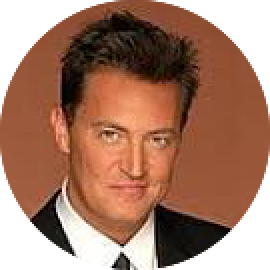
#> input picture chandler.png, 135 x 135 px (shown 2 times larger)
$ python dvfinal.py
#> lines starting #> are read from the running program, lines starting #| are printed output that depends on the picture
#Chandler=1 Joey=2 Monica=3 Phoebe=4 Rachel=5 Ross=6

import pandas as pd
import collections
import matplotlib.pyplot as plt
import networkx as graph
import holoviews as hv
import matplotlib.image as mpimg
from matplotlib.widgets import Slider, Button, RadioButtons

chandler = plt.imread('chandler.png')
#> chandler is the input picture: shape (135, 135, 4) float32; mean R, G, B, A 0.446, 0.279, 0.201, 0.789
joey = plt.imread('joey.png')
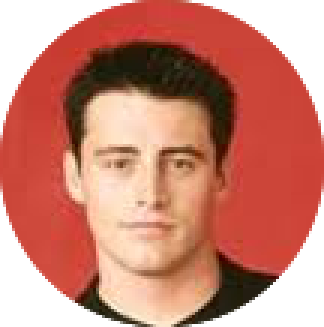
#> input picture joey.png, 108 x 109 px (shown 3 times larger)
#> joey is the input picture: shape (109, 108, 4) float32; mean R, G, B, A 0.586, 0.308, 0.246, 0.79
monica = plt.imread('monica.png')
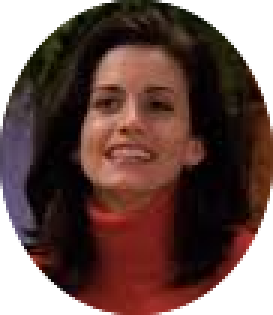
#> input picture monica.png, 91 x 105 px (shown 3 times larger)
#> monica is the input picture: shape (105, 91, 4) float32; mean R, G, B, A 0.218, 0.117, 0.0973, 0.791
phoebe = plt.imread('phoebe.png')
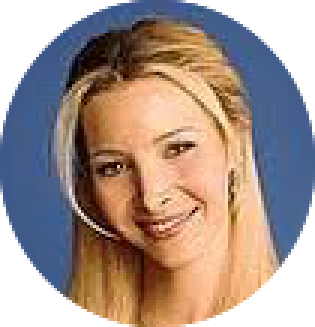
#> input picture phoebe.png, 105 x 109 px (shown 3 times larger)
#> phoebe is the input picture: shape (109, 105, 4) float32; mean R, G, B, A 0.45, 0.377, 0.346, 0.79
rachel = plt.imread('rachel.png')
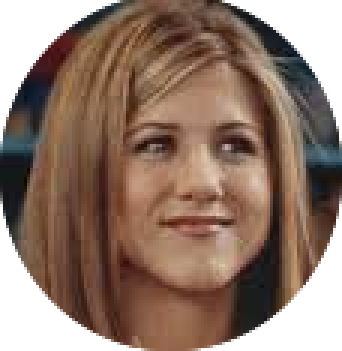
#> input picture rachel.png, 114 x 117 px (shown 3 times larger)
#> rachel is the input picture: shape (117, 114, 4) float32; mean R, G, B, A 0.371, 0.277, 0.224, 0.8
ross = plt.imread('ross.png')
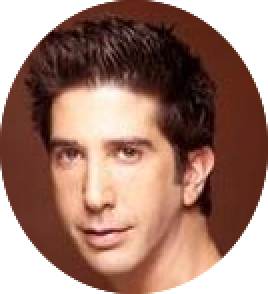
#> input picture ross.png, 134 x 147 px (shown 2 times larger)
#> ross is the input picture: shape (147, 134, 4) float32; mean R, G, B, A 0.423, 0.279, 0.228, 0.789
photos = [chandler, joey, monica, phoebe, rachel, ross]

#get number of plotlines per season for each character
char2seasons =	{
  "Chandler": [],
  "Joey": [],
  "Monica": [],
  "Phoebe": [],
  "Rachel": [],
  "Ross": []
}
#> (the run stopped early here; a loop or call above may not have finished)
